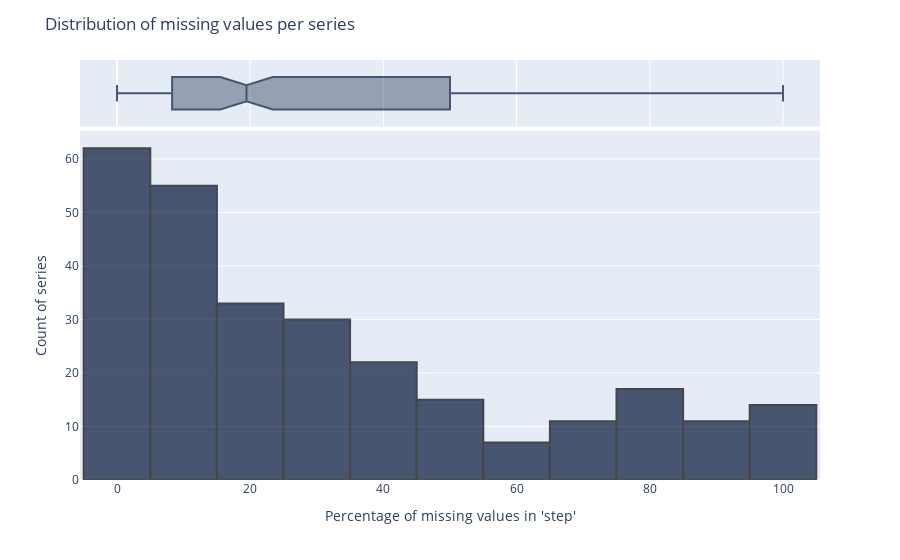

This figure's notebook cell:
### Code cell
# Create a histogram using Plotly
fig = px.histogram(
    series_step_nas,
    x='percentage_missing_step',
    nbins=20,
    color_discrete_sequence=['#05163a'],
    marginal='box',
)

fig.update_layout(
    title='Distribution of missing values per series',
    xaxis=dict(title='Percentage of missing values in \'step\''),
    yaxis=dict(title='Count of series'),
)

fig.update_traces(marker=dict(line=dict(width=2, color='Black')), opacity=0.7)

# Save the plot as a standalone HTML file in the specified folder
html_file_path = os.path.join(output_folder, "histogram_plot1.html")
fig.write_html(html_file_path)

# Display the plot in the notebook
fig.show()

### Figure 1 — Plotly figure (JSON) as saved in the notebook; plotly's stock layout.template omitted (floating-point values rounded to 4 significant figures; data arrays with more than 128 entries replaced by an {"elided": "..."} marker saying what was removed)
{"data": [{"alignmentgroup": "True", "bingroup": "x", "hovertemplate": "percentage_missing_step=%{x}<br>count=%{y}<extra></extra>", "legendgroup": "", "marker": {"color": "#05163a", "line": {"color": "Black", "width": 2}, "pattern": {"shape": ""}}, "name": "", "nbinsx": 20, "offsetgroup": "", "opacity": 0.7, "orientation": "v", "showlegend": false, "type": "histogram", "x": {"elided": "277 float values"}, "xaxis": "x", "yaxis": "y"}, {"alignmentgroup": "True", "hovertemplate": "percentage_missing_step=%{x}<extra></extra>", "legendgroup": "", "marker": {"color": "#05163a", "line": {"color": "Black", "width": 2}}, "name": "", "notched": true, "offsetgroup": "", "opacity": 0.7, "showlegend": false, "type": "box", "x": {"elided": "277 float values"}, "xaxis": "x2", "yaxis": "y2"}], "layout": {"autosize": true, "barmode": "relative", "legend": {"tracegroupgap": 0}, "margin": {"t": 60}, "title": {"text": "Distribution of missing values per series"}, "xaxis": {"anchor": "y", "autorange": true, "domain": [0, 1], "range": [-5.556, 105.6], "title": {"text": "Percentage of missing values in 'step'"}, "type": "linear"}, "xaxis2": {"anchor": "y2", "autorange": true, "domain": [0, 1], "matches": "x", "range": [-5.556, 105.6], "showgrid": true, "showticklabels": false, "type": "linear"}, "yaxis": {"anchor": "x", "autorange": true, "domain": [0, 0.8316], "range": [0, 65.26], "title": {"text": "Count of series"}}, "yaxis2": {"anchor": "x2", "autorange": true, "domain": [0.8416, 1], "matches": "y2", "range": [-0.5, 0.5], "showgrid": false, "showline": false, "showticklabels": false, "ticks": "", "type": "category"}}}
